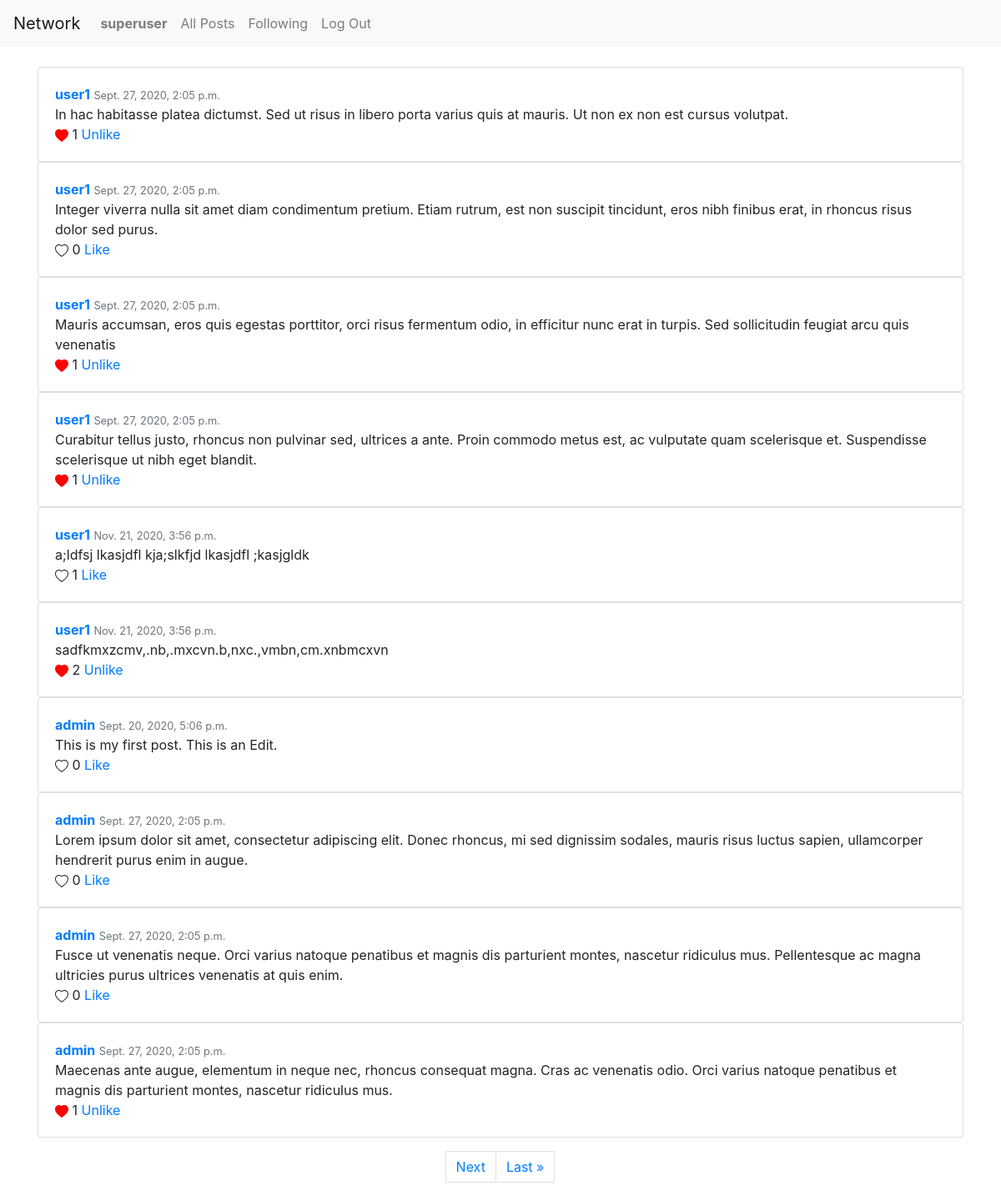
Page /following (signed in) on the committed database.
### network/models.py (models this page shows)
class User(AbstractUser):
    following = models.ManyToManyField("self", blank=True, related_name="users")
    followers = models.ManyToManyField("self", blank=True, related_name="users")

class Post(models.Model):
    content = models.CharField(max_length=3000)
    ts = models.DateTimeField(default=datetime.datetime.now())
    author = models.ForeignKey(User, on_delete=models.CASCADE, related_name="posts")
    likedBy = models.ManyToManyField(User, blank=True, null=True, related_name="likes")

### network/views.py (the view)
# urls.py: path("following", views.following, name="following"),
def following(request):
    posts = Post.objects.filter(author__in=request.user.following.all())
    paginator = Paginator(posts, 10)
    page_number = request.GET.get('page')
    page_obj = paginator.get_page(page_number)
    return render(request, "network/following.html", {
        "page_obj": page_obj
    })

### network/templates/network/following.html
{% extends 'network/layout.html' %}
{% block body %}
<div class="container">
    <br>
    {% include "network/post.html"%}
</div>
{% endblock %}

### network/templates/network/layout.html (shortened to what this page needs)
{% load static %}
<!DOCTYPE html>
<html lang="en">
    <head>
        <link rel="stylesheet" href="https://stackpath.bootstrapcdn.com/bootstrap/4.4.1/css/bootstrap.min.css">
        <link href="{% static 'network/styles.css' %}" rel="stylesheet">
    </head>
    <body>
        <nav class="navbar navbar-expand-lg navbar-light bg-light">
            <a class="navbar-brand" href="{% url 'index' %}">Network</a>
            <div>
              <ul class="navbar-nav mr-auto">
                {% if user.is_authenticated %}
                    <li class="nav-item">
                        <a class="nav-link" href="{% url 'profile' user_id=user.id %}?page=1"><strong>{{ user.username }}</strong></a>
                    </li>
                {% endif %}
                <li class="nav-item">
                  <a class="nav-link" href="{% url 'index' %}?page=1">All Posts</a>
                </li>
                {% if user.is_authenticated %}
                    <li class="nav-item">
                        <a class="nav-link" href="{% url 'following' %}?page=1">Following</a>
                    </li>
                    <li class="nav-item">
                        <a class="nav-link" href="{% url 'logout' %}">Log Out</a>
                    </li>
                {% endif %}
              </ul>
            </div>
          </nav>
        <div class="body">
            {% block body %}
            {% endblock %}
        </div>
    </body>
</html>

### network/templates/network/post.html (shortened to what this page needs)
<div class="posts">
    <ul style="list-style-type: none; padding: 0;">
        {% for post in page_obj %}
            <li class="post-item card">
                <div class="card-body">
                <a style="font-weight: bold;" href="{% url 'profile' user_id=post.author.id %}">{{ post.author }}</a>
                <small class="ts text-muted">{{ post.ts }}</small>
                <div class="content">{{ post.content }}</div>
                <div class="editing">
                    {% if post.author == user %}
                <svg class="heartFill bi bi-heart-fill" style="display: inline-block;" width="1em" height="1em" viewBox="0 0 16 16" fill="red" xmlns="http://www.w3.org/2000/svg">
                    <path fill-rule="evenodd" d="M8 1.314C12.438-3.248 23.534 4.735 8 15-7.534 4.736 3.562-3.248 8 1.314z"/>
                </svg>
                <svg hidden class="heart bi bi-heart" style="display:none" width="1em" height="1em" viewBox="0 0 16 16" fill="currentColor" xmlns="http://www.w3.org/2000/svg">
                    <path fill-rule="evenodd" d="M8 2.748l-.717-.737C5.6.281 2.514.878 1.4 3.053c-.523 1.023-.641 2.5.314 4.385.92 1.815 2.834 3.989 6.286 6.357 3.452-2.368 5.365-4.542 6.286-6.357.955-1.886.838-3.362.314-4.385C13.486.878 10.4.28 8.717 2.01L8 2.748zM8 15C-7.333 4.868 3.279-3.04 7.824 1.143c.06.055.119.112.176.171a3.12 3.12 0 0 1 .176-.17C12.72-3.042 23.333 4.867 8 15z"/>
                </svg>
                <span class="like-count">{{ post.likedBy.all|length }}</span>
                <a class="edit-link" href="#" style="font-size: 13px; color:gray">Edit</a>
                <a class="like-link" href="#" hidden>Like</a>
                {% else %}
                <svg class="heartFill bi bi-heart-fill" style="display:{% if user in post.likedBy.all %}inline-block{% else %}none{% endif %};" width="1em" height="1em" viewBox="0 0 16 16" fill="red" xmlns="http://www.w3.org/2000/svg">
                    <path fill-rule="evenodd" d="M8 1.314C12.438-3.248 23.534 4.735 8 15-7.534 4.736 3.562-3.248 8 1.314z"/>
                </svg>
                <svg class="heart bi bi-heart" style="display:{% if user in post.likedBy.all %}none{% else %}inline-block{% endif %};" width="1em" height="1em" viewBox="0 0 16 16" fill="currentColor" xmlns="http://www.w3.org/2000/svg">
                    <path fill-rule="evenodd" d="M8 2.748l-.717-.737C5.6.281 2.514.878 1.4 3.053c-.523 1.023-.641 2.5.314 4.385.92 1.815 2.834 3.989 6.286 6.357 3.452-2.368 5.365-4.542 6.286-6.357.955-1.886.838-3.362.314-4.385C13.486.878 10.4.28 8.717 2.01L8 2.748zM8 15C-7.333 4.868 3.279-3.04 7.824 1.143c.06.055.119.112.176.171a3.12 3.12 0 0 1 .176-.17C12.72-3.042 23.333 4.867 8 15z"/>
                </svg>
                <span class="like-count">{{ post.likedBy.all|length }}</span>
                <a class="like-link" href="#">
                    {% if user in post.likedBy.all %}Unlike{% else %}Like{% endif %}
                </a>
                {% endif %}
                </div>
                </div>
            </li>
        {% empty %}
            No Posts.
        {% endfor %}
    </ul>
    <ul class="pagination" style="display: flex; flex-direction: row; justify-content: center;">
        {% if page_obj.has_next %}
            <a class="page-link" href="?page={{ page_obj.next_page_number }}">Next</a>
            <a class="page-link" href="?page={{ page_obj.paginator.num_pages }}">Last &raquo;</a>
        {% endif %}
    </ul>
</div>

### rows in the picture
User: username "superuser"
Post: author "user1", ts "Sept. 27, 2020, 2:05 p.m.", content "In hac habitasse platea dictumst. Sed ut risus in libero porta varius quis at mauris. Ut non ex non est cursus volutpat.", likedBy.all|length "1", shows "Unlike"
Post: author "user1", ts "Sept. 27, 2020, 2:05 p.m.", content "Integer viverra nulla sit amet diam condimentum pretium. Etiam rutrum, est non suscipit tincidunt, eros nibh finibus erat, in rhoncus risus dolor sed purus.", likedBy.all|length "0", shows "Like"
Post: author "user1", ts "Sept. 27, 2020, 2:05 p.m.", content "Mauris accumsan, eros quis egestas porttitor, orci risus fermentum odio, in efficitur nunc erat in turpis. Sed sollicitudin feugiat arcu quis venenatis", likedBy.all|length "1", shows "Unlike"
Post: author "user1", ts "Sept. 27, 2020, 2:05 p.m.", content "Curabitur tellus justo, rhoncus non pulvinar sed, ultrices a ante. Proin commodo metus est, ac vulputate quam scelerisque et. Suspendisse scelerisque ut nibh eget blandit.", likedBy.all|length "1", shows "Unlike"
Post: author "user1", ts "Nov. 21, 2020, 3:56 p.m.", content "a;ldfsj lkasjdfl kja;slkfjd lkasjdfl ;kasjgldk", likedBy.all|length "1", shows "Like"
Post: author "user1", ts "Nov. 21, 2020, 3:56 p.m.", content "sadfkmxzcmv,.nb,.mxcvn.b,nxc.,vmbn,cm.xnbmcxvn", likedBy.all|length "2", shows "Unlike"
Post: author "admin", ts "Sept. 20, 2020, 5:06 p.m.", content "This is my first post. This is an Edit.", likedBy.all|length "0", shows "Like"
Post: author "admin", ts "Sept. 27, 2020, 2:05 p.m.", content "Lorem ipsum dolor sit amet, consectetur adipiscing elit. Donec rhoncus, mi sed dignissim sodales, mauris risus luctus sapien, ullamcorper hendrerit purus enim in augue.", likedBy.all|length "0", shows "Like"
Post: author "admin", ts "Sept. 27, 2020, 2:05 p.m.", content "Fusce ut venenatis neque. Orci varius natoque penatibus et magnis dis parturient montes, nascetur ridiculus mus. Pellentesque ac magna ultricies purus ultrices venenatis at quis enim.", likedBy.all|length "0", shows "Like"
Post: author "admin", ts "Sept. 27, 2020, 2:05 p.m.", content "Maecenas ante augue, elementum in neque nec, rhoncus consequat magna. Cras ac venenatis odio. Orci varius natoque penatibus et magnis dis parturient montes, nascetur ridiculus mus.", likedBy.all|length "1", shows "Unlike"
